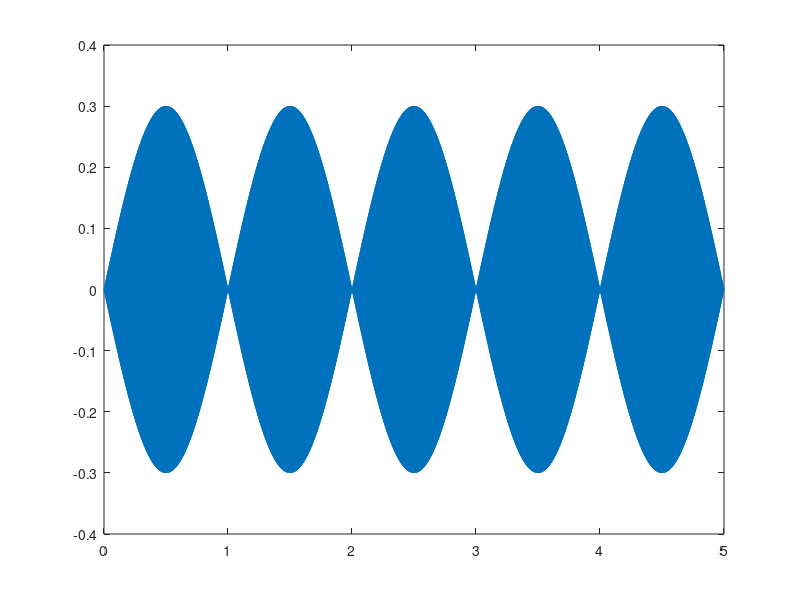

Reproduce this figure in MATLAB.
% Cancelamento de Fase
fs = 44100; % frequêcia de amostragem (Hz)
t = 0 : 1/fs : 5; % coordenada - tempo (segundos)
f1 = 441; % frequêcia (Hz)
f2 = 440;
A1 = .3;
A2 = .3;
w1 = 0; % Fase em graus
w2 = 180; % Fase em graus
y1 = A1 * sin( 2 * pi * f1 * t + w1 * pi/180 );
y2 = A2 * sin( 2 * pi * f2 * t + w2 * pi/180 );
y = (y1+y2)/2;
plot(t,y)
sound( y, fs, 16 );

%Quando eles estão na mesma frequência e com uma diferença de fase de 180,
%eles se anulam. Quando estão em frequencias diferentes, um som é produzido